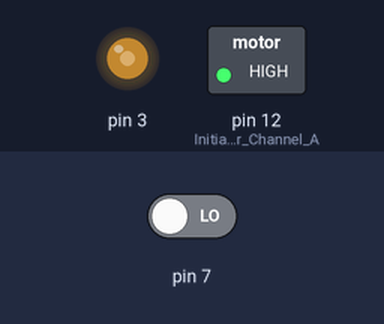
Recording of a sketch running on a simulated Arduino Uno, built with avr-gcc and run on an emulated ATmega328P. On the bench: switched loads named in the sketch (green lamp = pin HIGH), output pins drawn as LEDs (lit = HIGH). The test bench sets the inputs (shaded band); at power-on: pin 7 LOW.

Above: at 1.2 s.
1.3 s: pin 7 driven HIGH
At 1.8 s:
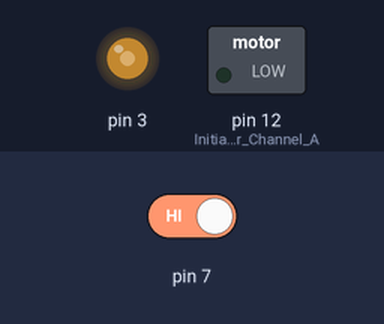
2.8 s: pin 7 driven LOW
At 4.1 s:
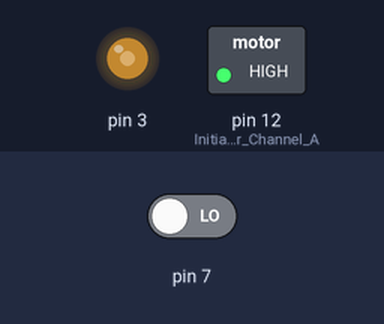
Timing chart, 0 to 5.8 s (numbered marks = the images above; inputs shaded):
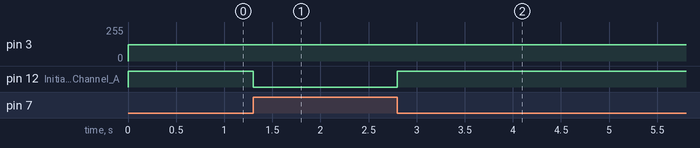

Measured:
- after the input at 1.3 s, pin 12 (Initiates_Motor_Channel_A): HIGH → LOW at once
- after the input at 2.8 s, pin 12 (Initiates_Motor_Channel_A): LOW → HIGH at once

The sketch:

Atelier1-EX3.ino
```cpp
bool capteur1;
void setup() {
  pinMode (7, INPUT);

//Setup Channel A
pinMode(12, OUTPUT); //Initiates Motor Channel A pin
}
void loop(){
capteur1 = digitalRead(7);
//backward
if (capteur1){
digitalWrite(12, LOW);
analogWrite(3, 123);
}

else {
digitalWrite(12, HIGH);//Establishes forward direction of Channel A
digitalWrite(9, LOW);//Disengage the Brake for Channel A
analogWrite(3, 123);
}

}
```
